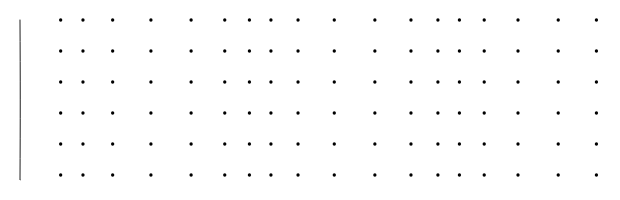
Frame 1 (no input)
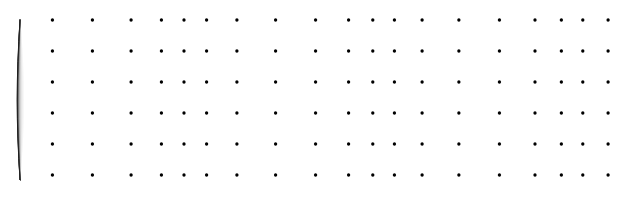
Frame 60 (no input)
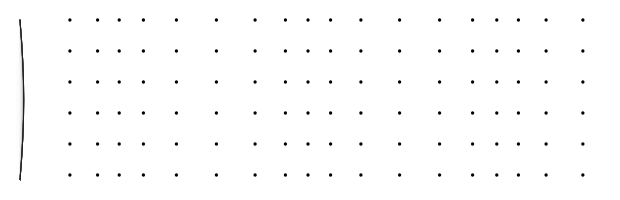
Frame 120 (the mouse pressed at the canvas centre since frame 60)

The p5.js sketch that drew these frames (run headless with seeded random() and noise() and a simulated clock; from frame 60 on, the mouse is pressed at the canvas centre):

// p5.js sketch
// ── sketch.js
function setup() {
  createCanvas(620, 200);
  // angleMode(DEGREES);
}

function draw() {
  stroke(0);
  noFill();
  push();
  let a = sin(frameCount/15)*5;
  beginShape();
  translate(20, height/2);
  vertex(0, 80);
  bezierVertex(a, 20, a, -20, 0, -80);
  endShape();
  pop();
  
  fill(255, 30);
  noStroke();
  rect(0, 0, 30, height);
  fill(255);
  rect(30, 0, width-30, height);
  
  
  noStroke();
  fill(0);
  
  translate(40, 0);
  let m = 20;
  let n = 20;
  let w = width/n;
  let s = 10;
  
  for(let j=0; j<n; j++){  
    for(let i=0; i<n; i++){  
      let x = m + w*i;
      x = x+sin(frameCount/15 - i)*s;
      let y = m + w*j
      ellipse(x, y, s/3, s/3);
    }
  }
}
